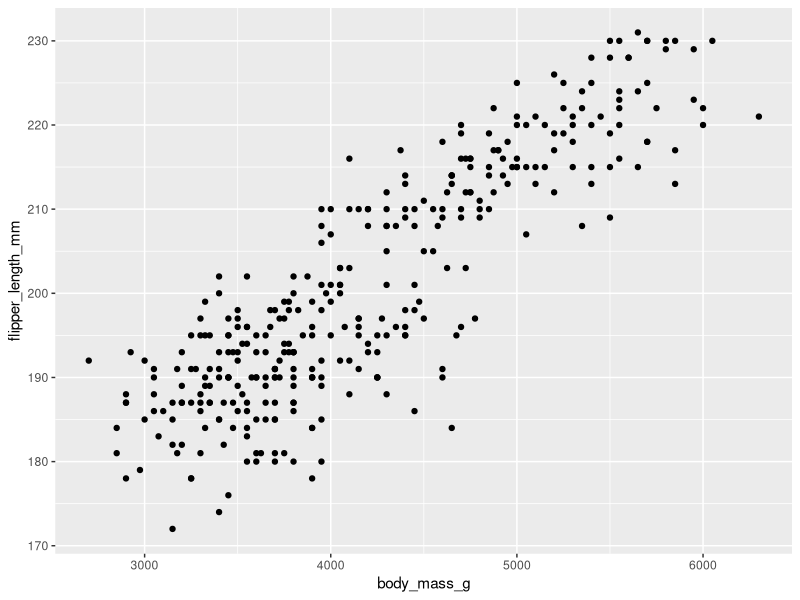
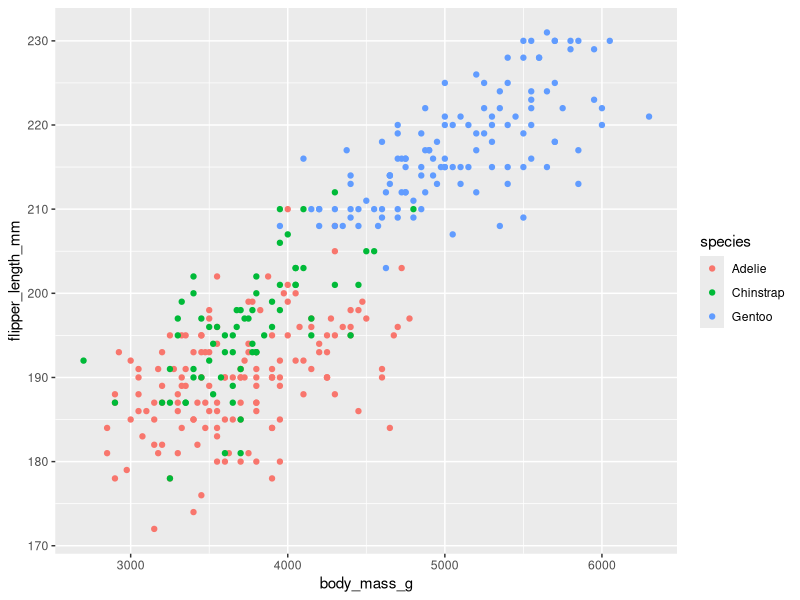
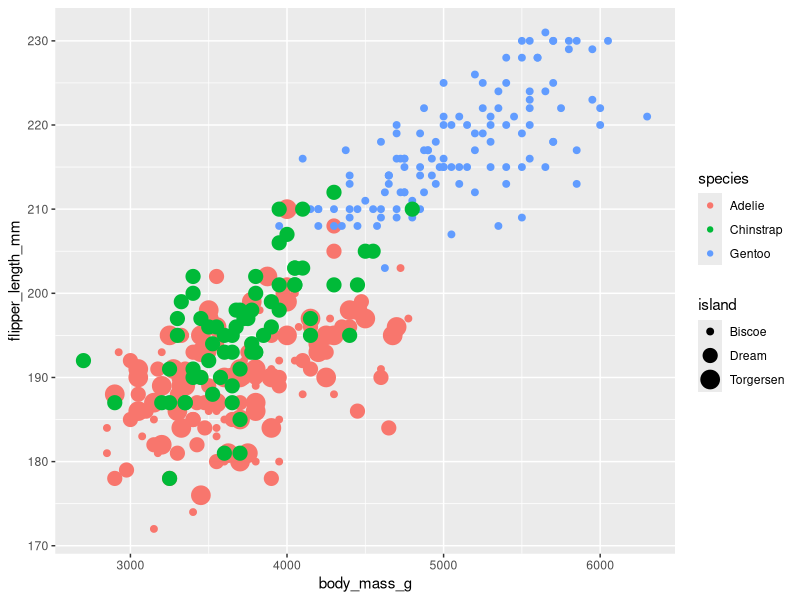
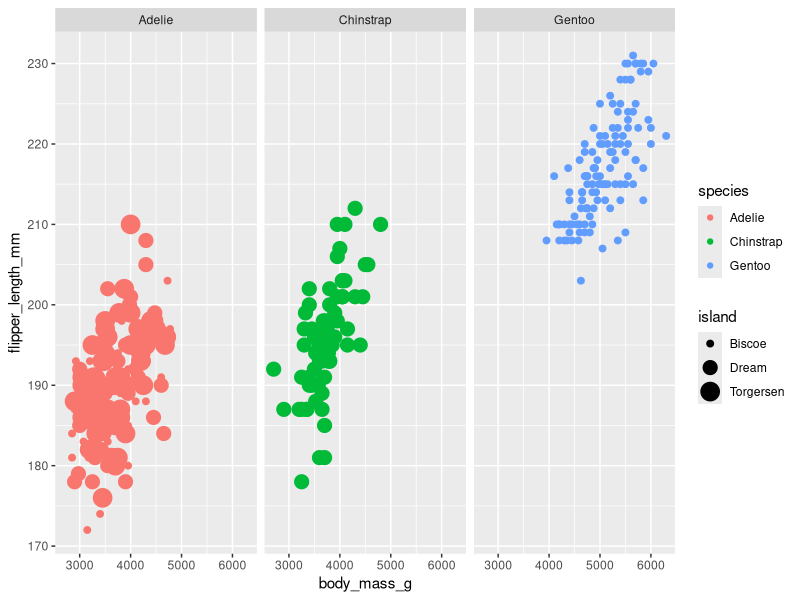
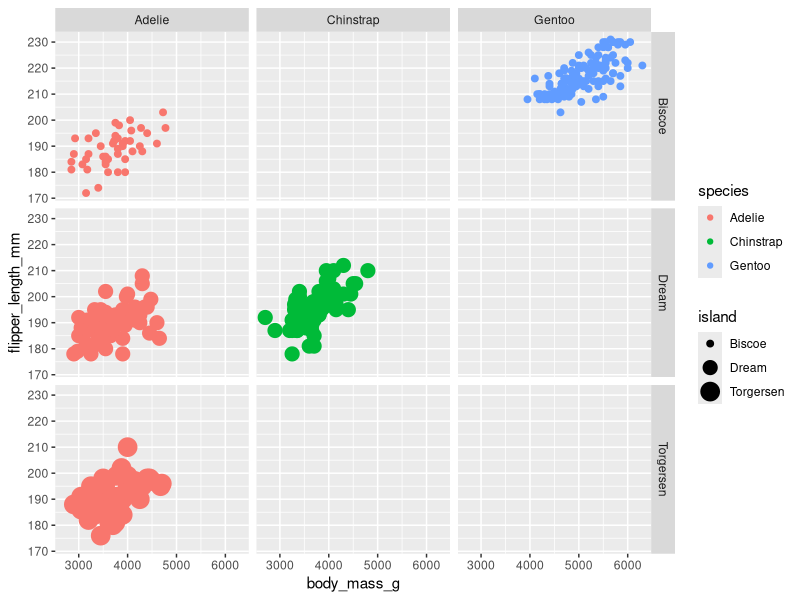
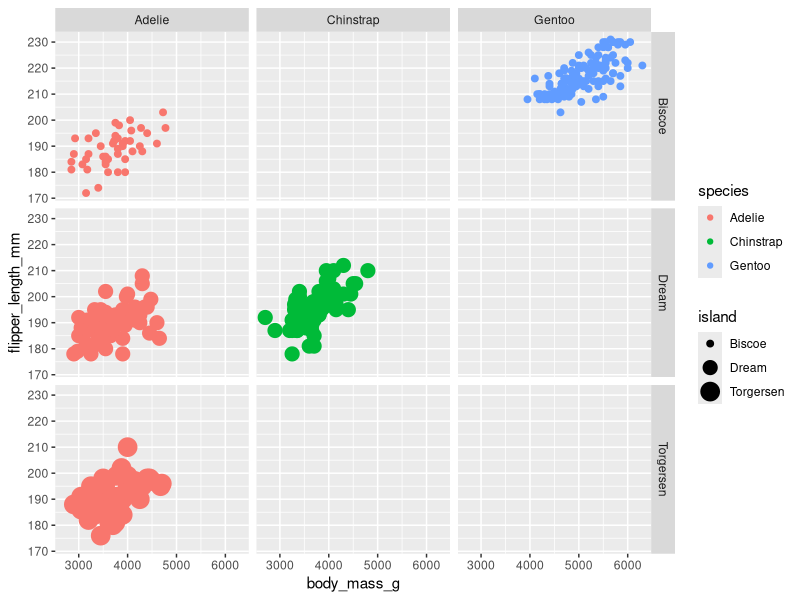

Reproduce these figures in R, in order.
 penguins
library(tidyverse)
library(palmerpenguins)

#make plot
ggplot(data = penguins) + 
  geom_point(mapping = aes(x = body_mass_g, y = flipper_length_mm))

#after 3.3, each species its own color
ggplot(data = penguins) + 
  geom_point(mapping = aes(x = body_mass_g, y = flipper_length_mm, color=species))

#own color and island shape
ggplot(data = penguins) + 
  geom_point(mapping = aes(x = body_mass_g, y = flipper_length_mm, color=species, size=island))

#after 3.5, facet wrap
ggplot(data = penguins) + 
  geom_point(mapping = aes(x = body_mass_g, y = flipper_length_mm, color=species, size=island))+
  facet_wrap(~ species, nrow = 1)

#3.5, facet grid + facet wrap
ggplot(data = penguins) + 
  geom_point(mapping = aes(x = body_mass_g, y = flipper_length_mm, color=species, size=island))+
  facet_wrap(~ species, nrow = 1)+
  facet_grid(island ~ species)

#without facet wrap
ggplot(data = penguins) + 
  geom_point(mapping = aes(x = body_mass_g, y = flipper_length_mm, color=species, size=island))+
  facet_grid(island ~ species)

